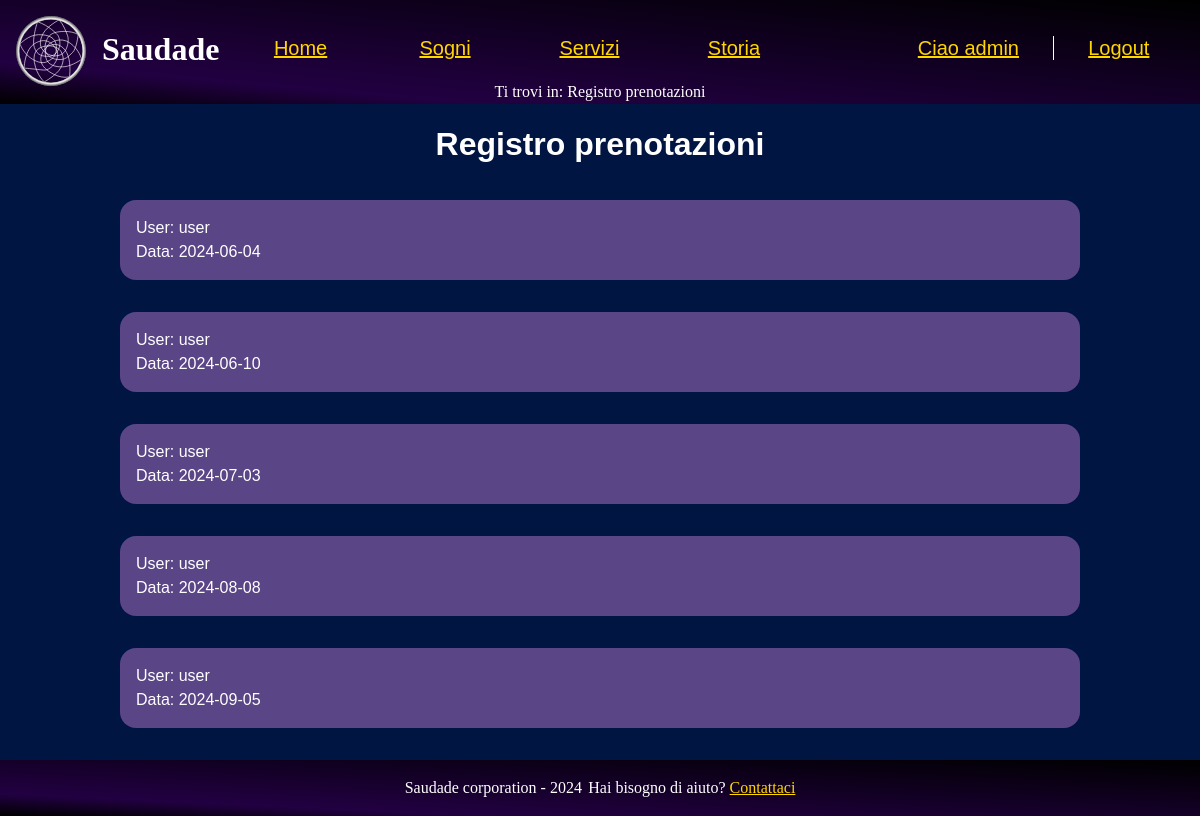
The page /src/php/registroPrenotazioni.php (signed in) on the database as committed earlier.
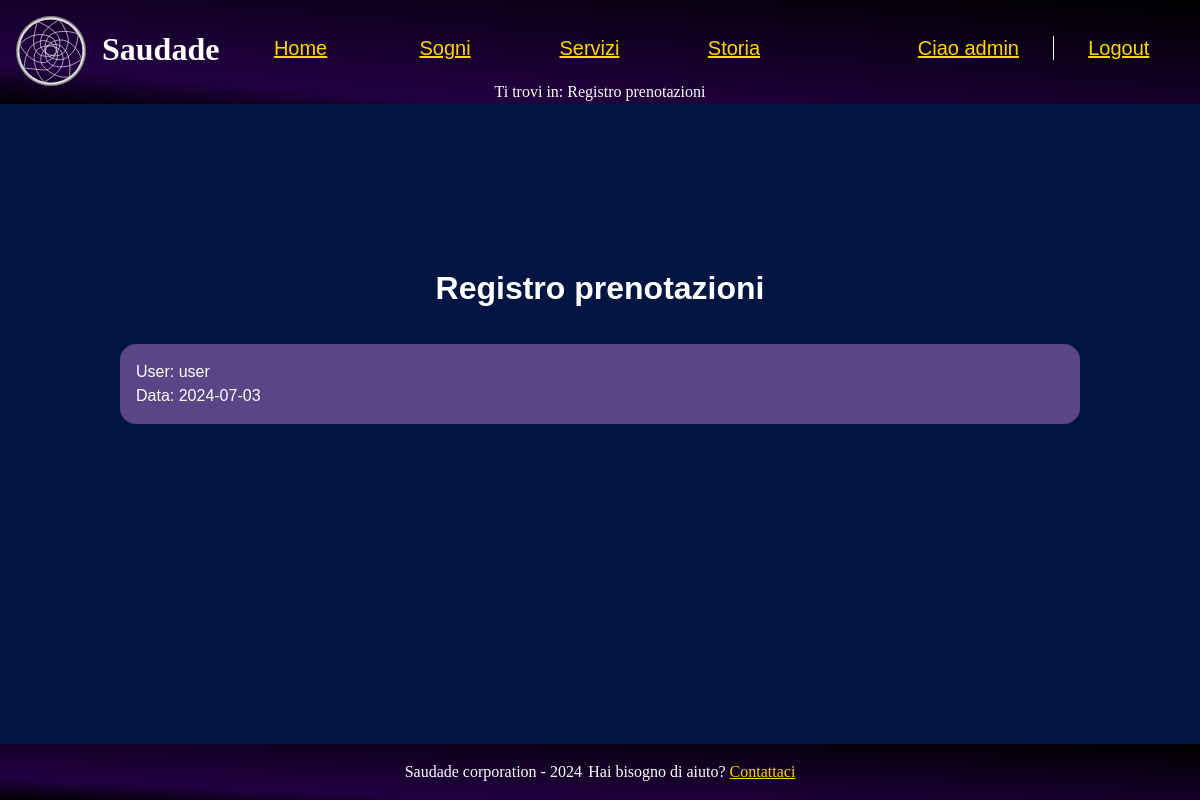
The same page on the database as committed later.
### tables this page shows
CREATE TABLE prenotazioni (
  data DATE PRIMARY KEY,
  user_name VARCHAR(20),
  FOREIGN KEY (user_name) REFERENCES utenti(user_name) ON DELETE CASCADE ON UPDATE CASCADE,
  UNIQUE (user_name)
);

### src/php/functions.php (called while the page is built, shortened)
<?php
class Functions {
    private $connection;
    public function openDBConnection(){
        global $HOST_DB, $USERNAME, $PASSWORD, $DATABASE_NAME;
        $this->connection = mysqli_connect(
            $HOST_DB,
            $USERNAME,
            $PASSWORD,
            $DATABASE_NAME
        );
        $this->connection->set_charset("utf8");
        return mysqli_connect_errno() == 0;
    }
    public function getConnection(){
        return $this->connection;
    }
}

### src/php/registroPrenotazioni.php (the view, shortened to what this page needs)
<?php
    require_once("functions.php");
    $functions = new functions();
    $functions->openDBConnection();
    $pagina = new newPage("../html/registroPrenotazioni.html", "Registro prenotazioni", "Registro prenotazioni", "Registro prenotazioni");
    if(isset($_SESSION['user_name'])){
        if($_SESSION['user_name'] === "admin") {
            $stmt = $functions->getConnection()->prepare("SELECT * FROM prenotazioni WHERE user_name IS NOT NULL ORDER BY data;");
            $stmt->execute();
            $risultato = $stmt->get_result();
            if($risultato == NULL){
                $pagina->modificaHTML("{prenotazioni}", "Nessun risultato");
            }else{
                if(mysqli_num_rows($risultato) > 0){
                    $output = "";
                    foreach( $risultato as $row){
                        $output .= "<div class = \"sectionRegPren\"><p>User: " . $row["user_name"] . "</p><p>Data: " . $row["data"] . "</p></div>";
                    }
                }
            }
        }else{
            $pagina->printErrorPage("Pagina riservata. Torna alla <a href=\"index.php\">home</a> o alla tua <a href=\"dashboardUser.php\">area personale</a>");
        }
    }else{
        $pagina->printErrorPage("Devi <a href=\"login.php\">accedere al tuo account</a> per visionare questa pagina");
    }

Rows that differ between the two databases and show on the page:
removed prenotazioni: user_name "user", data "2024-06-04"
removed prenotazioni: user_name "user", data "2024-06-10"
no longer on this page (row edited): prenotazioni: user_name "user", data "2024-08-08"
no longer on this page (row edited): prenotazioni: user_name "user", data "2024-09-05"
